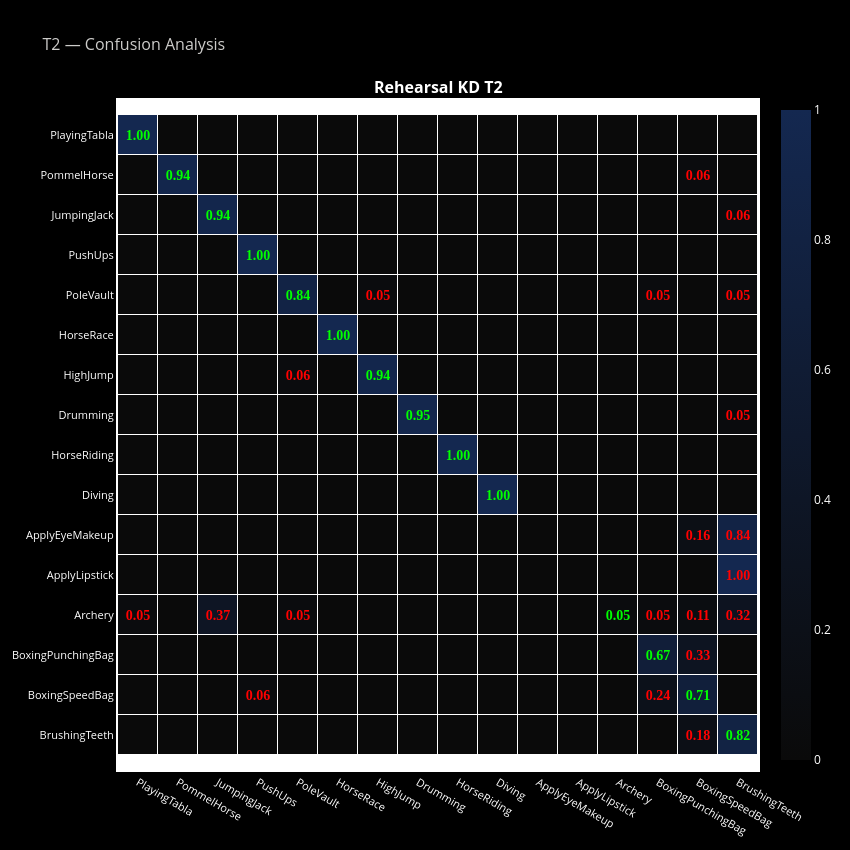

The notebook cell saved with this chart:
### Code cell
plot_confusion({k: results_t2[k] for k in results_t2.keys() if "Rehearsal KD T2" in k}, task_label="T2", global_class_names=class_names).show()

### Figure 1 — Plotly figure (JSON) as saved in the notebook; plotly's stock layout.template omitted (floating-point values rounded to 4 significant figures; data arrays with more than 128 entries replaced by an {"elided": "..."} marker saying what was removed)
{"data": [{"colorscale": [[0, "rgb(10,10,10)"], [1, "rgb(20, 40, 80)"]], "showscale": true, "text": {"elided": "16x16 str values"}, "textfont": {"family": "Arial Black", "size": 14}, "texttemplate": "%{text}", "type": "heatmap", "x": ["PlayingTabla", "PommelHorse", "JumpingJack", "PushUps", "PoleVault", "HorseRace", "HighJump", "Drumming", "HorseRiding", "Diving", "ApplyEyeMakeup", "ApplyLipstick", "Archery", "BoxingPunchingBag", "BoxingSpeedBag", "BrushingTeeth"], "xaxis": "x", "xgap": 1, "y": ["PlayingTabla", "PommelHorse", "JumpingJack", "PushUps", "PoleVault", "HorseRace", "HighJump", "Drumming", "HorseRiding", "Diving", "ApplyEyeMakeup", "ApplyLipstick", "Archery", "BoxingPunchingBag", "BoxingSpeedBag", "BrushingTeeth"], "yaxis": "y", "ygap": 1, "z": {"elided": "16x16 float values"}, "zmax": 1, "zmin": 0}], "layout": {"annotations": [{"font": {"size": 16}, "showarrow": false, "text": "<b>Rehearsal KD T2</b>", "x": 0.5, "xanchor": "center", "xref": "paper", "y": 1, "yanchor": "bottom", "yref": "paper"}], "font": {"color": "white"}, "height": 850, "legend": {"bgcolor": "rgba(0,0,0,0)", "font": {"size": 12}, "orientation": "h", "x": 0.5, "xanchor": "center", "y": 1.12}, "paper_bgcolor": "black", "plot_bgcolor": "white", "title": {"font": {"color": "#cdccca", "size": 16}, "text": "T2 — Confusion Analysis"}, "width": 850, "xaxis": {"anchor": "y", "domain": [0, 1], "gridcolor": "rgba(255,255,255,0.1)", "linecolor": "white", "linewidth": 2, "mirror": true, "showline": true, "tickfont": {"color": "white", "size": 11}}, "yaxis": {"anchor": "x", "autorange": "reversed", "domain": [0, 1], "linecolor": "white", "linewidth": 2, "mirror": true, "scaleanchor": "x", "scaleratio": 1, "showline": true, "tickfont": {"color": "white", "size": 11}}}}
